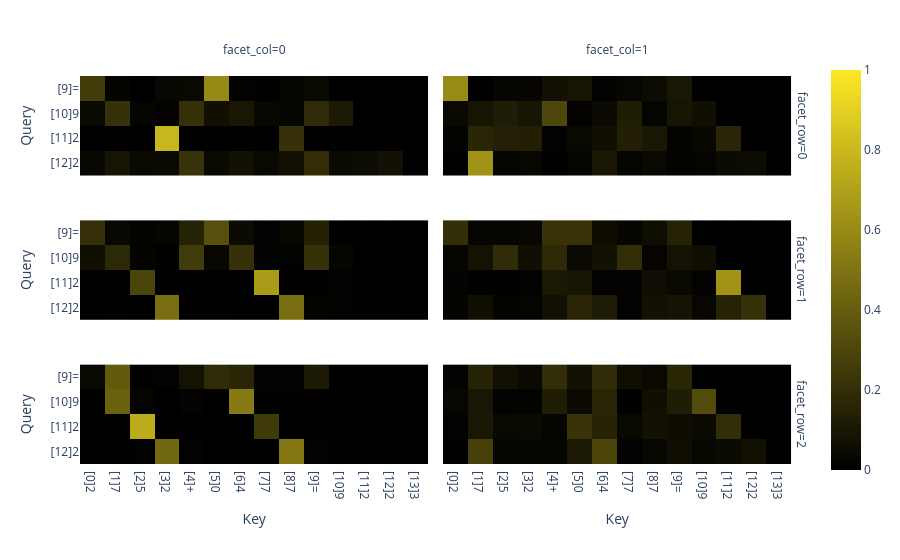

The notebook cell saved with this chart:
### Code cell
sum_scores = attn_scores[:, :, -5:-1, :]

pos_labels = [f"[{i}]{label}" for i, label in enumerate(token_labels)]

px.imshow(
    sum_scores.detach().cpu().numpy(),
    facet_col=0, #col is layers
    facet_row=1,
    labels=dict(x='Key', y='Query'),
    x=pos_labels,
    y=pos_labels[-5:-1],
    zmin=0,
    zmax=1,
    color_continuous_scale=[[0, 'black'], [1, '#fde725']],
)

### Figure 1 — Plotly figure (JSON) as saved in the notebook; plotly's stock layout.template omitted (floating-point values rounded to 4 significant figures)
{"data": [{"coloraxis": "coloraxis", "hovertemplate": "Key: %{x}<br>Query: %{y}<br>color: %{z}<extra></extra>", "name": "0", "type": "heatmap", "x": ["[0]2", "[1]7", "[2]5", "[3]2", "[4]+", "[5]0", "[6]4", "[7]7", "[8]7", "[9]=", "[10]9", "[11]2", "[12]2", "[13]3"], "xaxis": "x5", "y": ["[9]=", "[10]9", "[11]2", "[12]2"], "yaxis": "y5", "z": [[0.2588, 0.01149, 0.001456, 0.03145, 0.03773, 0.5943, 0.008496, 0.002245, 0.01742, 0.03663, 0.0, 0.0, 0.0, 0.0], [0.03415, 0.2108, 0.01715, 0.01063, 0.2096, 0.06507, 0.09806, 0.0306, 0.02528, 0.1879, 0.1108, 0.0, 0.0, 0.0], [1.889e-07, 2.118e-07, 4.702e-11, 0.7873, 1.142e-06, 5.255e-05, 7.135e-09, 6.028e-09, 0.2125, 4.938e-05, 5.297e-05, 3.15e-06, 0.0, 0.0], [0.02996, 0.08694, 0.0363, 0.04354, 0.2186, 0.03665, 0.07369, 0.03821, 0.07094, 0.1963, 0.04331, 0.05266, 0.07292, 0.0]]}, {"coloraxis": "coloraxis", "hovertemplate": "Key: %{x}<br>Query: %{y}<br>color: %{z}<extra></extra>", "name": "1", "type": "heatmap", "x": ["[0]2", "[1]7", "[2]5", "[3]2", "[4]+", "[5]0", "[6]4", "[7]7", "[8]7", "[9]=", "[10]9", "[11]2", "[12]2", "[13]3"], "xaxis": "x6", "y": ["[9]=", "[10]9", "[11]2", "[12]2"], "yaxis": "y6", "z": [[0.606, 0.002052, 0.02331, 0.02262, 0.06971, 0.08577, 0.01032, 0.02884, 0.05144, 0.09996, 0.0, 0.0, 0.0, 0.0], [0.03893, 0.08787, 0.124, 0.09195, 0.307, 0.01071, 0.04119, 0.1263, 0.01677, 0.08866, 0.06668, 0.0, 0.0, 0.0], [0.01323, 0.1633, 0.1401, 0.134, 0.008181, 0.03805, 0.06293, 0.1337, 0.09972, 0.0129, 0.03351, 0.1603, 0.0, 0.0], [0.001562, 0.6375, 0.0221, 0.03254, 0.005577, 0.01852, 0.09972, 0.01699, 0.03746, 0.01097, 0.01845, 0.04802, 0.05062, 0.0]]}, {"coloraxis": "coloraxis", "hovertemplate": "Key: %{x}<br>Query: %{y}<br>color: %{z}<extra></extra>", "name": "2", "type": "heatmap", "x": ["[0]2", "[1]7", "[2]5", "[3]2", "[4]+", "[5]0", "[6]4", "[7]7", "[8]7", "[9]=", "[10]9", "[11]2", "[12]2", "[13]3"], "xaxis": "x3", "y": ["[9]=", "[10]9", "[11]2", "[12]2"], "yaxis": "y3", "z": [[0.2094, 0.03158, 0.01314, 0.02013, 0.1457, 0.3434, 0.04713, 0.01396, 0.03267, 0.1429, 0.0, 0.0, 0.0, 0.0], [0.06293, 0.1758, 0.01114, 0.003864, 0.2614, 0.02773, 0.212, 0.008967, 0.00721, 0.2072, 0.02179, 0.0, 0.0, 0.0], [0.001412, 0.0038, 0.2952, 0.001438, 0.0009332, 0.003115, 0.002017, 0.6737, 0.001062, 0.001004, 0.01073, 0.005547, 0.0, 0.0], [0.001539, 0.002222, 0.001337, 0.4763, 0.00641, 0.006344, 0.001327, 0.002142, 0.4725, 0.01192, 0.007077, 0.00472, 0.006161, 0.0]]}, {"coloraxis": "coloraxis", "hovertemplate": "Key: %{x}<br>Query: %{y}<br>color: %{z}<extra></extra>", "name": "3", "type": "heatmap", "x": ["[0]2", "[1]7", "[2]5", "[3]2", "[4]+", "[5]0", "[6]4", "[7]7", "[8]7", "[9]=", "[10]9", "[11]2", "[12]2", "[13]3"], "xaxis": "x4", "y": ["[9]=", "[10]9", "[11]2", "[12]2"], "yaxis": "y4", "z": [[0.2026, 0.02062, 0.02377, 0.0318, 0.217, 0.2182, 0.058, 0.02383, 0.05851, 0.1457, 0.0, 0.0, 0.0, 0.0], [0.01814, 0.07721, 0.1915, 0.06611, 0.182, 0.03664, 0.07276, 0.1967, 0.01947, 0.07801, 0.0615, 0.0, 0.0, 0.0], [0.01448, 0.002983, 0.006087, 0.006803, 0.1079, 0.09014, 0.01487, 0.006754, 0.06148, 0.03544, 0.01461, 0.6384, 0.0, 0.0], [0.01123, 0.06691, 0.01116, 0.01728, 0.0684, 0.1619, 0.1165, 0.009404, 0.07179, 0.08301, 0.02741, 0.147, 0.208, 0.0]]}, {"coloraxis": "coloraxis", "hovertemplate": "Key: %{x}<br>Query: %{y}<br>color: %{z}<extra></extra>", "name": "4", "type": "heatmap", "x": ["[0]2", "[1]7", "[2]5", "[3]2", "[4]+", "[5]0", "[6]4", "[7]7", "[8]7", "[9]=", "[10]9", "[11]2", "[12]2", "[13]3"], "xaxis": "x", "y": ["[9]=", "[10]9", "[11]2", "[12]2"], "yaxis": "y", "z": [[0.03845, 0.3905, 0.003087, 0.008884, 0.07814, 0.1882, 0.1614, 0.01023, 0.009048, 0.1121, 0.0, 0.0, 0.0, 0.0], [0.005883, 0.4178, 0.01625, 0.0006234, 0.01429, 0.001561, 0.5269, 0.004601, 0.002725, 0.006432, 0.002948, 0.0, 0.0, 0.0], [0.001001, 0.0005646, 0.7431, 0.001012, 0.0009214, 0.0002964, 0.001331, 0.2492, 0.0005457, 0.0005558, 0.0004225, 0.001071, 0.0, 0.0], [0.004119, 0.0001301, 0.006822, 0.4505, 0.007021, 0.001262, 0.0003506, 0.001982, 0.5125, 0.007395, 0.000504, 0.004994, 0.002417, 0.0]]}, {"coloraxis": "coloraxis", "hovertemplate": "Key: %{x}<br>Query: %{y}<br>color: %{z}<extra></extra>", "name": "5", "type": "heatmap", "x": ["[0]2", "[1]7", "[2]5", "[3]2", "[4]+", "[5]0", "[6]4", "[7]7", "[8]7", "[9]=", "[10]9", "[11]2", "[12]2", "[13]3"], "xaxis": "x2", "y": ["[9]=", "[10]9", "[11]2", "[12]2"], "yaxis": "y2", "z": [[0.0141, 0.1505, 0.06918, 0.04497, 0.1948, 0.07504, 0.1854, 0.0624, 0.04042, 0.1632, 0.0, 0.0, 0.0, 0.0], [0.02731, 0.09569, 0.006523, 0.0128, 0.1247, 0.04931, 0.1575, 0.005906, 0.0641, 0.1255, 0.3306, 0.0, 0.0, 0.0], [0.008188, 0.1022, 0.03767, 0.0417, 0.0225, 0.2254, 0.1524, 0.03658, 0.0741, 0.05786, 0.04428, 0.1971, 0.0, 0.0], [0.003213, 0.2732, 0.0203, 0.02026, 0.0255, 0.1062, 0.3025, 0.01504, 0.02853, 0.06276, 0.02916, 0.0457, 0.06759, 0.0]]}], "layout": {"annotations": [{"font": {}, "showarrow": false, "text": "facet_col=0", "x": 0.24, "xanchor": "center", "xref": "paper", "y": 1.0, "yanchor": "bottom", "yref": "paper"}, {"font": {}, "showarrow": false, "text": "facet_col=1", "x": 0.74, "xanchor": "center", "xref": "paper", "y": 1.0, "yanchor": "bottom", "yref": "paper"}, {"font": {}, "showarrow": false, "text": "facet_row=2", "textangle": 90, "x": 0.98, "xanchor": "left", "xref": "paper", "y": 0.1567, "yanchor": "middle", "yref": "paper"}, {"font": {}, "showarrow": false, "text": "facet_row=1", "textangle": 90, "x": 0.98, "xanchor": "left", "xref": "paper", "y": 0.5, "yanchor": "middle", "yref": "paper"}, {"font": {}, "showarrow": false, "text": "facet_row=0", "textangle": 90, "x": 0.98, "xanchor": "left", "xref": "paper", "y": 0.8433, "yanchor": "middle", "yref": "paper"}], "coloraxis": {"cmax": 1, "cmin": 0, "colorscale": [[0, "black"], [1, "#fde725"]]}, "margin": {"t": 60}, "xaxis": {"anchor": "y", "constrain": "domain", "domain": [0, 0.48], "scaleanchor": "y", "title": {"text": "Key"}}, "xaxis2": {"anchor": "y2", "domain": [0.5, 0.98], "matches": "x", "title": {"text": "Key"}}, "xaxis3": {"anchor": "y3", "domain": [0, 0.48], "matches": "x", "showticklabels": false}, "xaxis4": {"anchor": "y4", "domain": [0.5, 0.98], "matches": "x", "showticklabels": false}, "xaxis5": {"anchor": "y5", "domain": [0, 0.48], "matches": "x", "showticklabels": false}, "xaxis6": {"anchor": "y6", "domain": [0.5, 0.98], "matches": "x", "showticklabels": false}, "yaxis": {"anchor": "x", "autorange": "reversed", "constrain": "domain", "domain": [0, 0.3133], "title": {"text": "Query"}}, "yaxis2": {"anchor": "x2", "domain": [0, 0.3133], "matches": "y", "showticklabels": false}, "yaxis3": {"anchor": "x3", "domain": [0.3433, 0.6567], "matches": "y", "title": {"text": "Query"}}, "yaxis4": {"anchor": "x4", "domain": [0.3433, 0.6567], "matches": "y", "showticklabels": false}, "yaxis5": {"anchor": "x5", "domain": [0.6867, 1.0], "matches": "y", "title": {"text": "Query"}}, "yaxis6": {"anchor": "x6", "domain": [0.6867, 1.0], "matches": "y", "showticklabels": false}}}
